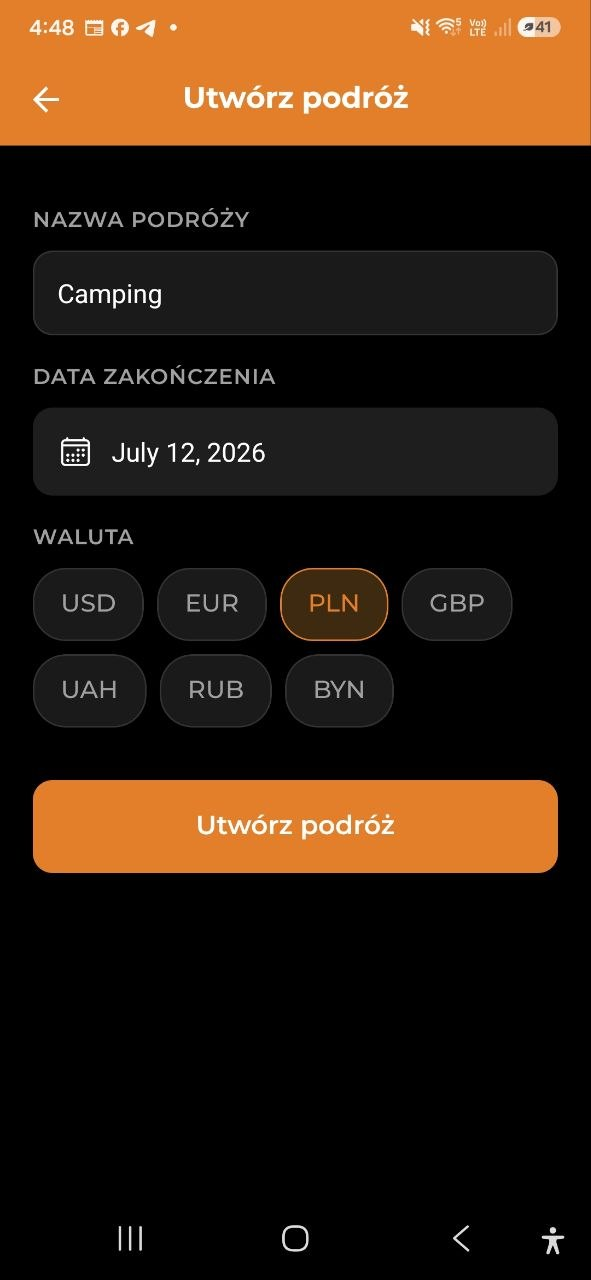
#> input picture docs/marketing/creatives/draft/trip/me-1.jpg, 591 x 1280 px
$ python build_trip_reel.py ../creatives/nvidia-cert-post-pl.png
#> lines starting #> are read from the running program, lines starting #| are printed output that depends on the picture
# -*- coding: utf-8 -*-
"""
Animated reel (MP4 + GIF) for the "Portfel podróży" (Group Trip Wallet) feature
in AI Budget Assistant. Phone screenshots cycle inside a phone bezel with
vertical-slide transitions, warm-dark gradient + orange glow.

Scene order:
    0. create   — "Utwórz podróż" (name Camping, PLN)
    1. hub       — trip account: Rozliczenie / Ustawienia płatności / Mapa podróży + members
    2. invite    — "Zaproś" by search (found Aliona)   [email blurred]
    3. push      — partner's notification: "Mikhail zaprosił(a) Cię — Dołącz do Camping"
    4. split     — "Nowy wydatek": Podziel między, Po równo (100 zł Bilety)
    5. settle    — "Ustawienia płatności": Revolut / PayPal / BLIK

Outputs in docs/marketing/creatives/trip/renders/pl/:
    trip-reel.mp4 / .gif  (+ -4x5 variants)

Usage (from docs/marketing/scripts/):
    python build_trip_reel.py both
    python build_trip_reel.py both 4:5
"""
import os, sys, subprocess
import numpy as np
from PIL import Image, ImageDraw, ImageFont, ImageFilter
import imageio.v2 as imageio

SCRIPT_DIR = os.path.dirname(os.path.abspath(__file__))
MK    = os.path.dirname(SCRIPT_DIR)
OUT   = os.path.join(MK, "creatives", "trip", "renders")
BADGE = os.path.join(MK, "assets", "micode-badge.png")
ICON  = os.path.join(MK, "..", "..", "apps", "mobile", "assets", "icon.png")
DRAFT = os.path.join(MK, "creatives", "draft", "trip")

SRC = [
    os.path.join(DRAFT, "me-1.jpg"),      # create trip
    os.path.join(DRAFT, "me-2.jpg"),      # trip account hub
    os.path.join(DRAFT, "me-4.jpg"),      # invite by search (Aliona)  -> blur email
    os.path.join(DRAFT, "aliona-1.jpg"),  # partner push notification
    os.path.join(DRAFT, "end.jpg"),       # new expense with split
    os.path.join(DRAFT, "me-3.jpg"),      # settle-up payment method
]
# {scene_index: (y1frac, y2frac, x1frac, x2frac)} regions to Gaussian-blur
SCENE_BLUR = {2: (0.376, 0.449, 0.16, 0.72)}  # Aliona's e-mail on the invite-search row

OUT_NAME = "trip-reel"

# ---------- design tokens ----------
W = 1080
HEAD_FONT = "C:/Windows/Fonts/segoeuib.ttf"
SEMI_FONT = "C:/Windows/Fonts/seguisb.ttf"
SUB_FONT  = "C:/Windows/Fonts/segoeui.ttf"
ORANGE = (245, 131, 42)
WHITE  = (250, 250, 252)
GREY   = (200, 203, 210)

PHASES = {
    "A": ("WSPÓLNY PORTFEL", "Budżet na wyjazd\ndla całej ekipy"),
    "B": ("ZAPROŚ EKIPĘ",    "Dodaj znajomych\ndo wyjazdu"),
    "C": ("PODZIEL KOSZTY",  "Dziel wydatki\nmiędzy wszystkich"),
    "D": ("ROZLICZCIE SIĘ",  "Kto komu ile –\napka policzy"),
}
SCENE_PHASE = ["A", "A", "B", "B", "C", "D"]
PILLS = ["Wspólny budżet", "Podział kosztów", "Rozliczenie"]
FOOTER_URL = "mi-code.pl"

FPS = 30
HOLD_S = 4.0
TRANS_S = 0.8
GIF_HOLD_MS = 4000

SUFFIX = {"9:16": "", "4:5": "-4x5"}

H = WIN_TOP = SCR_H = SCR_W = BEZEL = 0
L = {}


def set_aspect(aspect):
    global H, WIN_TOP, SCR_H, BEZEL, L
    if aspect == "4:5":
        H, WIN_TOP, SCR_H, BEZEL = 1344, 310, 770, 12
        L = dict(ey=44, eye_sz=28, ul_dy=42, head_sz=58, head_gap=72, head_step=68,
                 glow=(540, 490), pills_dy=20, pill_sz=24, pill_h=50, pill_padx=20, pill_gap=14,
                 badge_sz=66, badge_by=1190, url_dy=8, url_sz=22)
    else:
        H, WIN_TOP, SCR_H, BEZEL = 1920, 440, 1220, 14
        L = dict(ey=78, eye_sz=34, ul_dy=50, head_sz=82, head_gap=96, head_step=94,
                 glow=(540, 650), pills_dy=26, pill_sz=26, pill_h=54, pill_padx=24, pill_gap=16,
                 badge_sz=80, badge_by=1786, url_dy=10, url_sz=26)


def init_scr_w():
    global SCR_W
    img = Image.open(SRC[0])
#> img is the input picture: PIL image 591x1280 RGB; mean R, G, B 47.9, 30.8, 16.2
    SCR_W = round(SCR_H * img.width / img.height)
#> SCR_W = 563


# ---------- helpers ----------

def vgradient(c0, c1):
#> called with c0 = (44, 28, 15), c1 = (11, 11, 14)
    base = Image.new("RGB", (W, H), c0)
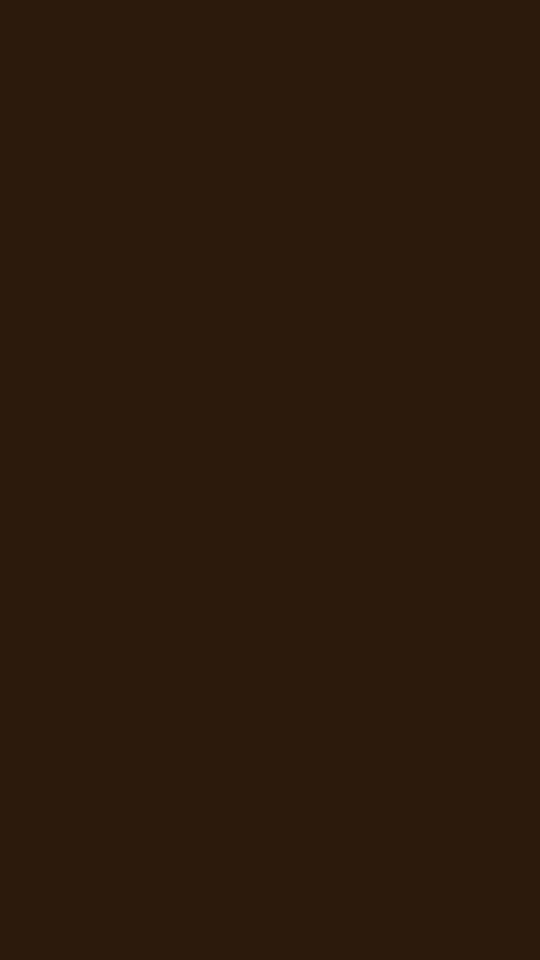
#> base: PIL image 1080x1920 RGB (shown at 1/2 size); mean R, G, B 44, 28, 15
    d = ImageDraw.Draw(base)
    for y in range(H):
        t = y / (H - 1)
        d.line([(0, y), (W, y)], fill=tuple(int(c0[i] + (c1[i]-c0[i])*t) for i in range(3)))
    return base.convert("RGBA")
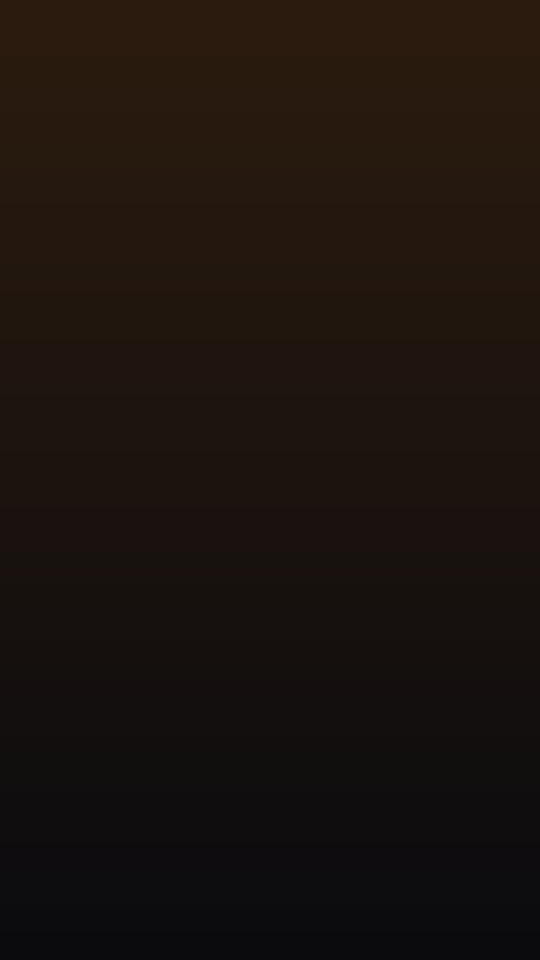
#> returned value: PIL image 1080x1920 RGBA (shown at 1/2 size); mean R, G, B, A 27, 19, 14, 255


def add_glow(canvas, center, radii, color, alpha, blur):
#> called with center = (540, 650), radii = (620, 580), color = (245, 131, 42), alpha = 140, blur = 200
    layer = Image.new("RGBA", (W, H), (0, 0, 0, 0))
#> layer: PIL image 1080x1920 RGBA; every value is 0
    cx, cy = center; rx, ry = radii
    ImageDraw.Draw(layer).ellipse([cx-rx, cy-ry, cx+rx, cy+ry], fill=color + (alpha,))
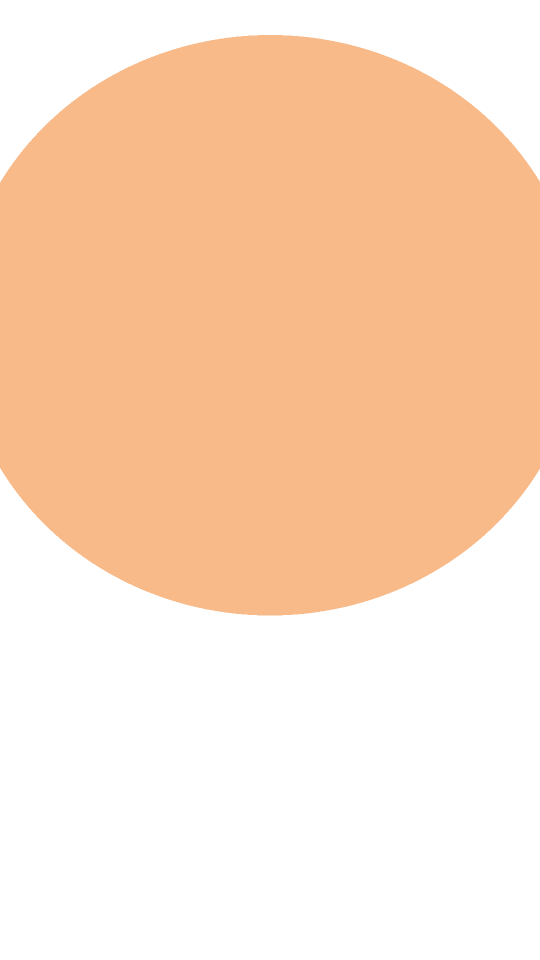
#> layer: PIL image 1080x1920 RGBA (shown at 1/2 size); mean R, G, B, A 126.3, 67.6, 21.7, 72.2; transparent parts drawn white
    return Image.alpha_composite(canvas, layer.filter(ImageFilter.GaussianBlur(blur)))
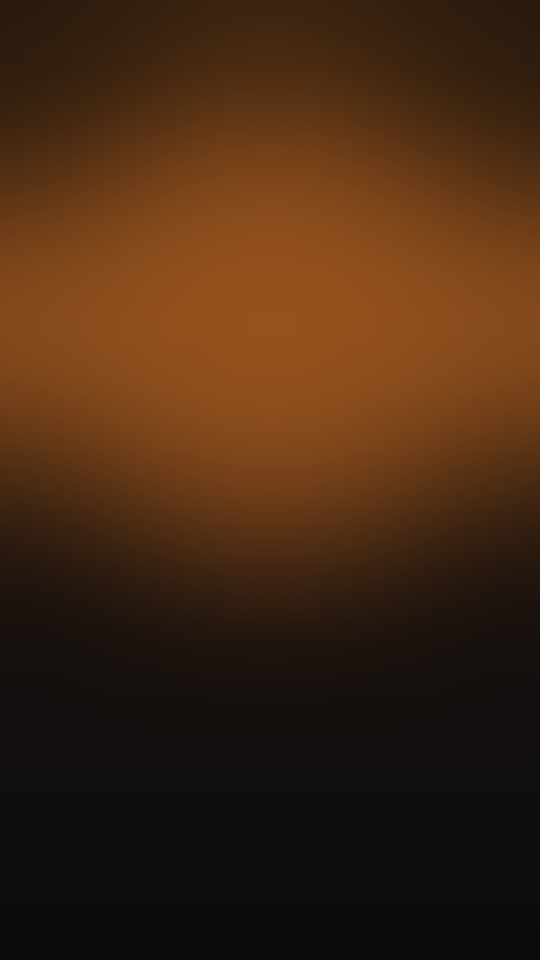
#> returned value: PIL image 1080x1920 RGBA (shown at 1/2 size); mean R, G, B, A 68.8, 40.2, 18.9, 255


# [6 lines left out: function circle_img, not called in this run]


def tw(draw, s, font):
    return draw.textlength(s, font=font)


def centered(img, y, s, font, fill):
    d = ImageDraw.Draw(img)
    d.text(((W - tw(d, s, font)) / 2, y), s, font=font, fill=fill)


# [58 lines left out: functions spaced, wrap_text, fit_crop, blur_regions, phone_rect, not called in this run]


def screen_origin():
    px, py, _, _ = phone_rect()
    return px + BEZEL, py + BEZEL


# ---------- background ----------

def build_bg():
    canvas = vgradient((44, 28, 15), (11, 11, 14))
    gx, gy = L["glow"]
    canvas = add_glow(canvas, (gx, gy), (620, 580), ORANGE, 140, 200)
    canvas = add_glow(canvas, (140, H - 360), (380, 360), (255, 80, 50), 46, 220)
#> call 2 of add_glow, with center = (140, 1560), radii = (380, 360), color = (255, 80, 50), alpha = 46, blur = 220
#> in add_glow (call 2), `ImageDraw.Draw(layer).ellipse([cx-rx, cy-ry, cx+rx, cy+ry], fill=color..`:
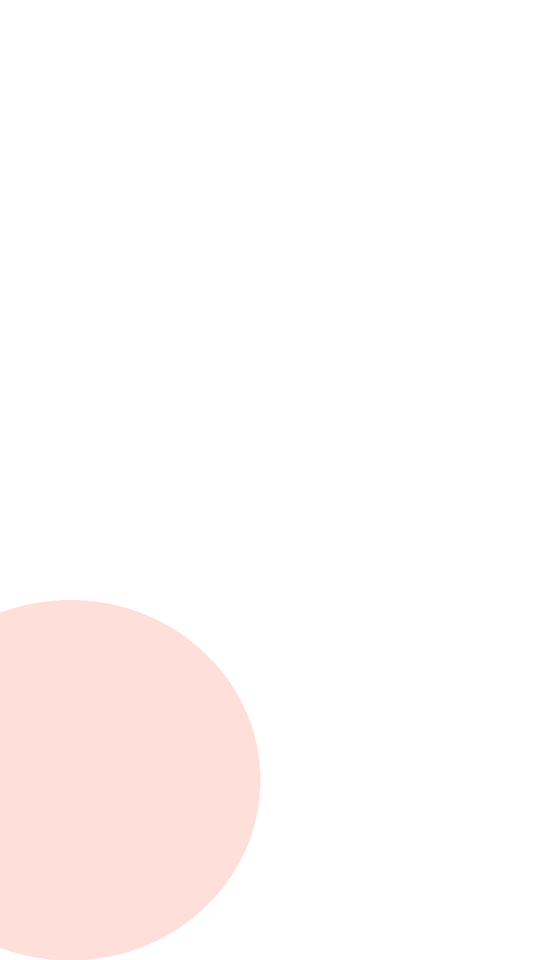
#> layer: PIL image 1080x1920 RGBA (shown at 1/2 size); mean R, G, B, A 38.7, 12.1, 7.6, 7; transparent parts drawn white
#> in add_glow (call 2), `return Image.alpha_composite(canvas, layer.filter(ImageFilter.Gaussian..`:
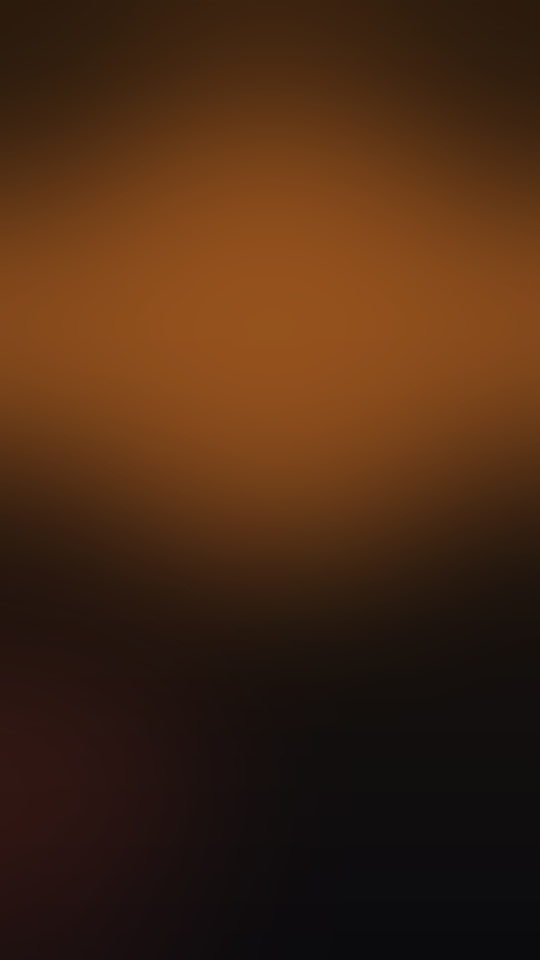
#> returned value: PIL image 1080x1920 RGBA (shown at 1/2 size); mean R, G, B, A 71.7, 40.8, 19.2, 255

    icon_sz = 92
#> (the run stopped early here; a loop or call above may not have finished)
